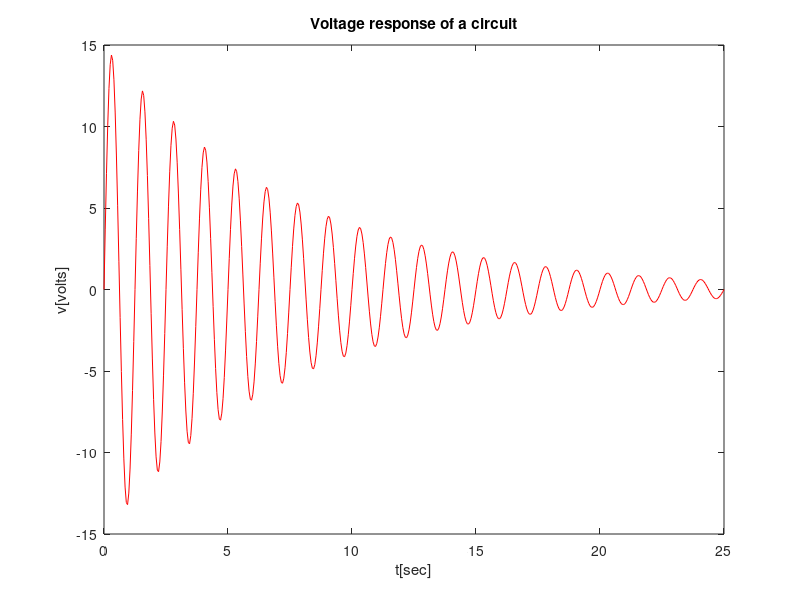

MATLAB code to generate this figure: (Note: this script raises an error after producing the figure.)
% paramters
beta=15;
T=1.25;
k=7.525;

% create a vector t
% equally spaced points with step size 0.05
t=0:0.05:25; % 0.05 sec intervals of t 

% get the voltage value
% .* is an element by element multiplication
% since t is a vector therefore sin(2*pi*t/T) will be a vector
% and exp(-t/k) will also be a vector
% so, sin(2*pi*t/T) and exp(-t/k) will be multiplied point wise
% .* is called vectorized implementation
% you can calculate voltage value without using for loop
v=beta*sin(2*pi*t/T).*exp(-t/k);

% plotting time
plot(t,v,'-r') % red solid line
xlabel("t[sec]")
ylabel('v[volts]')
title("Voltage response of a circuit")

% create a matrix 
% ' is the transpose operator
data=[t' v']; % matrix whose first column is time and second column is voltage

% now convert the matrix into .txt format
writematrix(data,'ECE105WK4L2OutData.txt'); % it will save the matrix into the file 'ECE105WK4L2OutData.txt'
